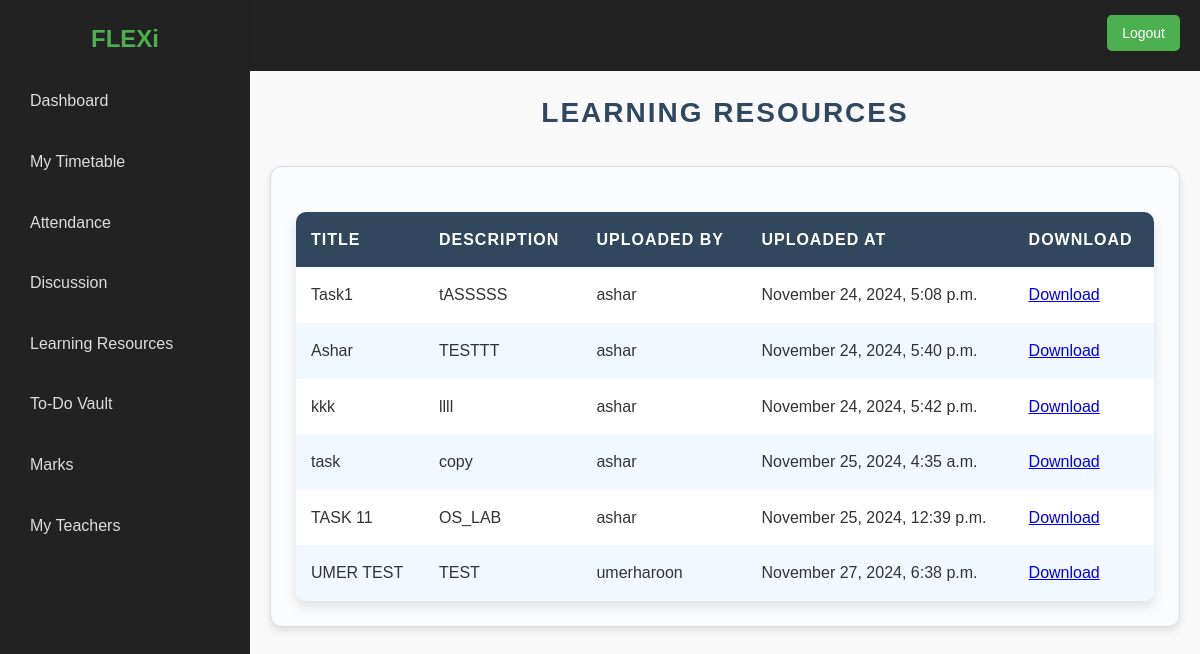
Screenshot of /student/learningresources/ with the database file from the repository.
### teacherportal/models.py (models this page shows, shortened)
class Resource(models.Model):
    teacher = models.ForeignKey(User, on_delete=models.CASCADE, related_name='resources')
    title = models.CharField(max_length=200)
    description = models.TextField()
    file = models.FileField(upload_to='resources/')
    uploaded_at = models.DateTimeField(auto_now_add=True)

### studentportal/views.py (the view)
# urls.py: path('learningresources/', views.learning_resources, name='learningresources'),
def learning_resources(request):
    resources = Resource.objects.all()  # Fetch all resources
    return render(request, 'learningResources.html', {'resources': resources})

### templates/learningResources.html (shortened to what this page needs)
{% extends "base.html" %}
{% load static %}
{% block head %}
  <link rel="stylesheet" href="{% static 'css/learning_resources.css' %}">
{% endblock head %}
{% block body %}
<h2 class="page-title">Learning Resources</h2>
<div class="resources-container">
    <table>
        <thead>
            <tr>
                <th>Title</th>
                <th>Description</th>
                <th>Uploaded By</th>
                <th>Uploaded At</th>
                <th>Download</th>
            </tr>
        </thead>
        <tbody>
            {% for resource in resources %}
            <tr>
                <td>{{ resource.title }}</td>
                <td>{{ resource.description }}</td>
                <td>{{ resource.teacher.username }}</td>
                <td>{{ resource.uploaded_at|date:"F j, Y, g:i a" }}</td>
                <td>
                    <a href="{{ resource.file.url }}" download>Download</a>
                </td>
            </tr>
            {% empty %}
            <tr>
                <td colspan="5" class="empty-state">No resources available</td>
            </tr>
            {% endfor %}
        </tbody>
    </table>
</div>
{% endblock body %}

### static/css/learning_resources.css (style rules this page uses)
table { width: 100%; border-collapse: collapse; margin-top: 20px; font-family: Arial, sans-serif; box-shadow: 0 6px 12px rgba(0, 0, 0, 0.1); border-radius: 10px; overflow: hidden; }
table th, table td { padding: 15px; border: none; text-align: left; font-size: 16px; }
table thead tr { background-color: #30475e; color: white; text-transform: uppercase; letter-spacing: 1px; font-weight: bold; text-align: center; }
table tbody tr:nth-child(even) { background-color: #f1f8ff; }
table tbody tr:nth-child(odd) { background-color: #ffffff; }
h2.page-title { color: #30475e; font-size: 28px; margin-bottom: 25px; text-align: center; text-transform: uppercase; letter-spacing: 2px; font-weight: bold; }
.resources-container { padding: 25px; background-color: #f9fbfd; border: 1px solid #ddd; border-radius: 12px; box-shadow: 0 4px 8px rgba(0, 0, 0, 0.1); margin-top: 30px; transition: box-shadow 0.3s ease-in-out; }

### templates/base.html (style rules this page uses)
* { margin: 0; padding: 0; box-sizing: border-box; }
body { font-family: 'Arial', sans-serif; line-height: 1.6; color: #333; background: #f4f4f9; }

### rows the page displays
Resource: title "Task1", description "tASSSSS", teacher.username "ashar", uploaded_at "November 24, 2024, 5:08 p.m."
Resource: title "Ashar", description "TESTTT", teacher.username "ashar", uploaded_at "November 24, 2024, 5:40 p.m."
Resource: title "kkk", description "llll", teacher.username "ashar", uploaded_at "November 24, 2024, 5:42 p.m."
Resource: title "task", description "copy", teacher.username "ashar", uploaded_at "November 25, 2024, 4:35 a.m."
Resource: title "TASK 11", description "OS_LAB", teacher.username "ashar", uploaded_at "November 25, 2024, 12:39 p.m."
Resource: title "UMER TEST", description "TEST", teacher.username "umerharoon", uploaded_at "November 27, 2024, 6:38 p.m."
